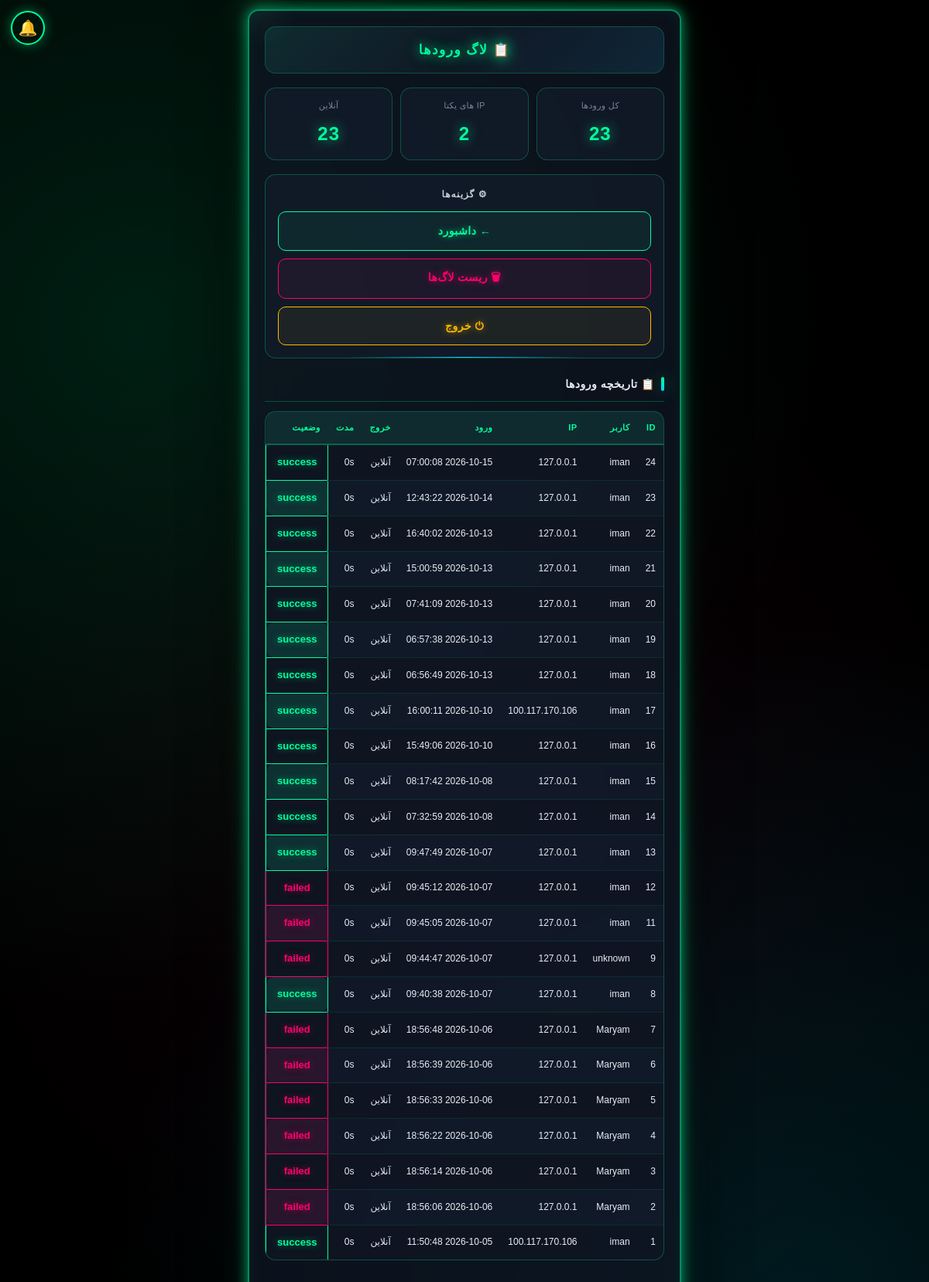
/admin/logs (signed in), run on an earlier commit of the app's database.
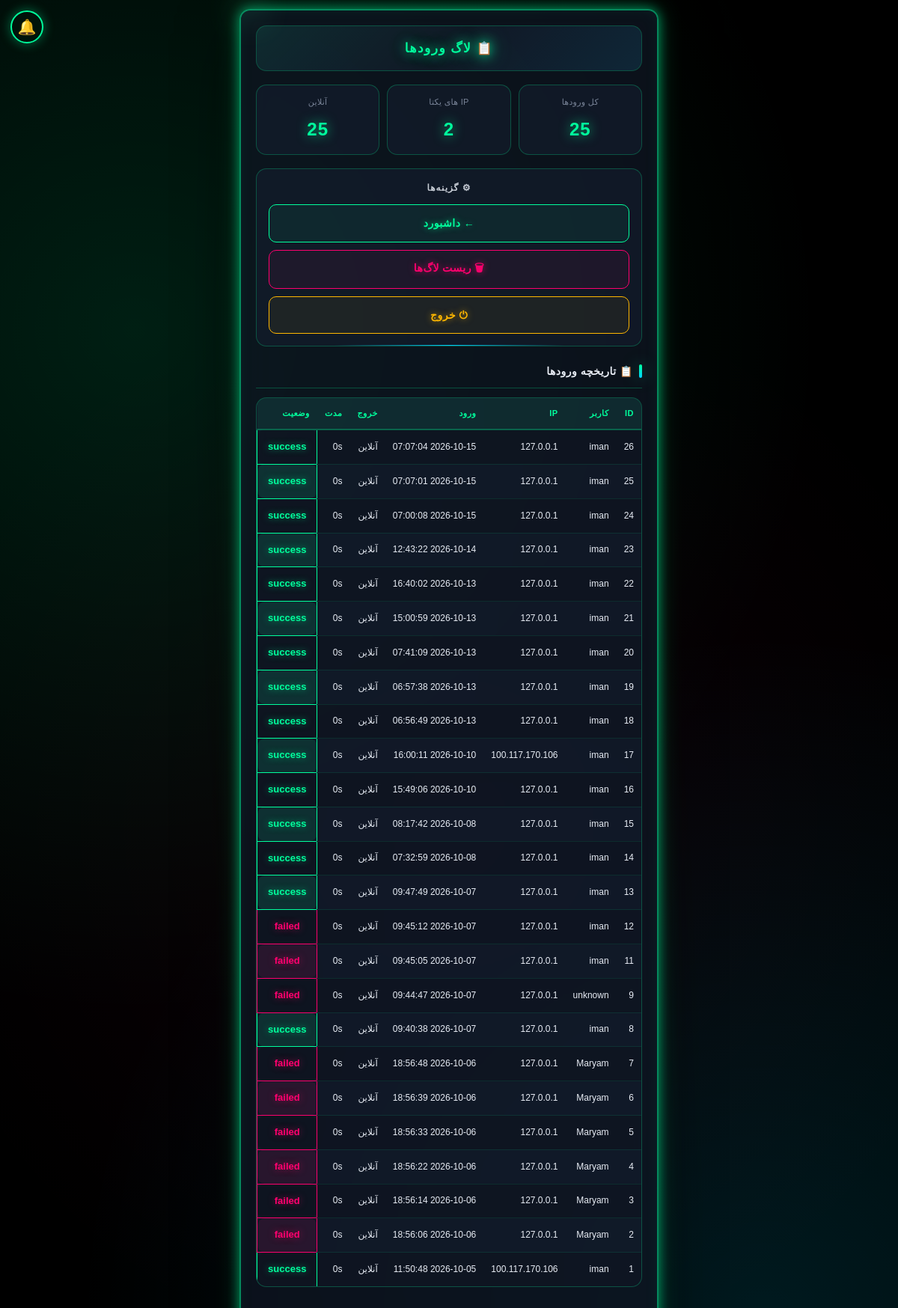
And on a later commit of the database.
### tables this page shows
CREATE TABLE login_logs (
        id INTEGER PRIMARY KEY AUTOINCREMENT,
        user_id INTEGER, username TEXT, ip TEXT, user_agent TEXT,
        login_time TIMESTAMP DEFAULT CURRENT_TIMESTAMP,
        logout_time TIMESTAMP, duration_seconds INTEGER DEFAULT 0,
        status TEXT DEFAULT 'success');

### app.py (the view)
@app.route("/admin/logs")
@admin_required
def admin_logs():
    return render_template("admin_logs.html",
        logs=get_all_logins(200),
        stats=get_login_stats())

### app.py (called while the page is built)
@app.context_processor
def inject_global_settings():
    try:
        if session.get("is_admin"):
            s = get_admin_settings()
        elif session.get("user_id"):
            s = get_user_settings(session["user_id"])
        else:
            s = {"avatar": None, "bg": None, "theme": "neon"}
    except Exception:
        s = {"avatar": None, "bg": None, "theme": "neon"}
    return {"current_settings": s}

@app.after_request
def _security_headers(response):
    if response.content_type and 'text/html' in response.content_type:
        response.headers["Cache-Control"] = "no-store, no-cache, must-revalidate, max-age=0"
        response.headers["Pragma"] = "no-cache"
        response.headers["Expires"] = "0"
    """هدرهای امنیتی"""
    response.headers["X-Content-Type-Options"] = "nosniff"
    response.headers["X-Frame-Options"] = "SAMEORIGIN"
    response.headers["X-XSS-Protection"] = "1; mode=block"
    response.headers["Referrer-Policy"] = "no-referrer"
    response.headers["Permissions-Policy"] = "geolocation=(), microphone=(), camera=()"
    return response

def admin_required(f):
    @wraps(f)
    def decorated(*args, **kwargs):
        if session.get("user_id"):
            session.clear()
            return redirect(url_for("admin_login"))
        if not session.get("is_admin"):
            return redirect(url_for("admin_login"))
        return f(*args, **kwargs)
    return decorated

### database.py (called while the page is built, shortened)
def get_all_logins(limit=200):
    conn = sqlite3.connect(DB_PATH)
    c = conn.cursor()
    c.execute("SELECT * FROM login_logs ORDER BY id DESC LIMIT ?", (limit,))
    rows = c.fetchall()
    conn.close()
    return rows

def get_login_stats():
    conn = sqlite3.connect(DB_PATH)
    c = conn.cursor()
    c.execute("SELECT COUNT(*) FROM login_logs")
    total = c.fetchone()[0]
    c.execute("SELECT COUNT(DISTINCT ip) FROM login_logs")
    unique_ips = c.fetchone()[0]
    c.execute("SELECT COUNT(*) FROM login_logs WHERE logout_time IS NULL")
    online = c.fetchone()[0]
    conn.close()
    return {"total": total, "unique_ips": unique_ips, "online": online}

def get_user_settings(user_id):
    import time
    now = time.time()
    if user_id in _SETTINGS_CACHE and (now - _SETTINGS_CACHE_TIME.get(user_id, 0)) < 60:
        return _SETTINGS_CACHE[user_id]

def get_admin_settings():
    return get_user_settings(ADMIN_ID)

### templates/admin_logs.html (shortened to what this page needs)
<!DOCTYPE html>
<html lang="fa" dir="rtl">
<head>
    <link rel="stylesheet" href="/static/style.css">
<link href="https://cdn.jsdelivr.net/gh/rastikerdar/vazirmatn@v33.003/Vazirmatn-font-face.css" rel="stylesheet">
<link rel="stylesheet" href="/static/scroll-fix.css"></head>
<body class="matrix-bg">
    <div class="container">
        <div class="header-bar">
            <div class="header-title">📋 لاگ ورودها</div>
        </div>
        <div class="stats">
            <div class="stat-box">
                <span class="stat-label">کل ورودها</span>
                <span class="stat-value">{{ stats.total }}</span>
            </div>
            <div class="stat-box">
                <span class="stat-label">IP های یکتا</span>
                <span class="stat-value">{{ stats.unique_ips }}</span>
            </div>
            <div class="stat-box">
                <span class="stat-label">آنلاین</span>
                <span class="stat-value">{{ stats.online }}</span>
            </div>
        </div>
        <div class="footer-box">
            <div class="footer-title">⚙ گزینه‌ها</div>
            <div class="footer-actions">
                <a href="/admin/dashboard" class="btn-nav">← داشبورد</a>
                <button type="button" class="btn-reset" onclick="openClearModal()">🗑 ریست لاگ‌ها</button>
                <a href="/admin/logout" class="btn-nav btn-logout">⏻ خروج</a>
            </div>
        </div>
        <h2>📋 تاریخچه ورودها</h2>
        <div class="table-wrap">
            <table>
                <tr>
                    <th>ID</th>
                    <th>کاربر</th>
                    <th>IP</th>
                    <th>ورود</th>
                    <th>خروج</th>
                    <th>مدت</th>
                    <th>وضعیت</th>
                </tr>
                {% for row in logs %}
                <tr>
                    <td>{{ row[0] }}</td>
                    <td>{{ row[2] }}</td>
                    <td>{{ row[3] }}</td>
                    <td>{{ row[5] }}</td>
                    <td>{{ row[6] or 'آنلاین' }}</td>
                    <td>{{ row[7] }}s</td>
                    <td class="{{ 'success' if row[8]=='success' else 'error' }}">{{ row[8] }}</td>
                </tr>
                {% endfor %}
            </table>
        </div>
    </div>
{% include "_global_bg.html" %}
<a href="#" id="notifBellLink" class="notif-bell" title="اعلان‌ها">
🔔
</a>
</body>
</html>

### templates/_global_bg.html (shortened to what this page needs)
<link rel="stylesheet" href="/static/app-feel.css">

### static/scroll-fix.css (style rules this page uses)
html { overflow-x:hidden!important;overflow-y:scroll!important;height:auto!important;max-height:none!important;min-height:100%!important }
body { overflow-x:clip!important;overflow-y:visible!important;height:auto!important;max-height:none!important;min-height:100vh!important;position:relative!important }
.container,.container-fluid,.wrap,main,.content,#app,#root { overflow:visible!important;overflow-y:visible!important;height:auto!important;max-height:none!important;padding-bottom:120px!important;margin-bottom:0!important }
body::before,body::after { pointer-events:none!important }

### static/app-feel.css (style rules this page uses)
* { -webkit-tap-highlight-color:transparent;-webkit-touch-callout:none }
html,body { overscroll-behavior:none;-webkit-overflow-scrolling:touch }
body { user-select:none;-webkit-user-select:none }
button,a.btn,.ni,.tab,.cat,.main-cat,.prod,.shop,.cart { transition:transform .15s ease,box-shadow .3s ease; }
.page-fade { animation:pageFade .3s ease-out }

### templates/admin_logs.html (style rules this page uses)
body,input,textarea,button,select { font-family:"Vazirmatn","Segoe UI",Tahoma,sans-serif !important; }

What changed in the data, as far as the page shows it:
added login_logs: id "26", username "iman", ip "127.0.0.1", login_time "2026-10-15 07:07:04", row "آنلاین", duration_seconds "0", status "success"
added login_logs: id "25", username "iman", ip "127.0.0.1", login_time "2026-10-15 07:07:01", row "آنلاین", duration_seconds "0", status "success"
Also different on the page:
{{ stats.total }}: "23" → "25"
{{ stats.online }}: "23" → "25"
